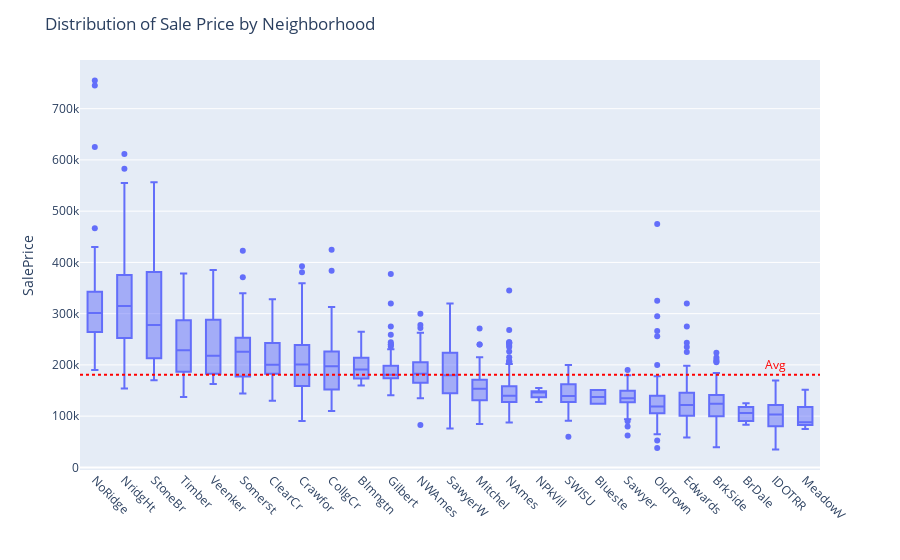

Write notebook code for a chart like this one.
### Code cell
# Box plot of neighborhood vs log sale price
house['logSalePrice'] = np.log(house['SalePrice'])
df1 = house[['Neighborhood', 'SalePrice']].groupby('Neighborhood').mean().sort_values('SalePrice', ascending=False)
house['NhAvg'] = house['Neighborhood'].apply(lambda x: df1.loc[x, 'SalePrice'])
def px_group(x):
    if x > 220000: return 1
    elif x > 170000: return 2
    elif x > 130000: return 3
    else: return 4
house['pxgroup'] = house['Neighborhood'].apply(lambda x: px_group(df1.loc[x, 'SalePrice']))

df = house[['Neighborhood', 'SalePrice', 'NhAvg', 'pxgroup']].sort_values('NhAvg', ascending=False)
fig8 = px.box(df, x='Neighborhood', y='SalePrice') #, color='pxgroup')
m = house['SalePrice'].mean()
fig8.update_layout(
    shapes=[
    dict(
      type= 'line',
      name = 'Avg',
      yref= 'y', y0= m, y1= m,
      xref= 'paper', x0= 0, x1= 1,
      line=dict(
                    color="Red",
                    width=2,
                    dash="dot",
                )
    )],
    annotations=[
        dict(
            x='IDOTRR',
            y= 200010,
            xref="x",
            yref="y",
            text="Avg",
            font=dict(
                color="Red",
                size=12
            ),
            showarrow=False
            )],
    showlegend = False,
    title='Distribution of Sale Price by Neighborhood',
    xaxis_tickangle=45,
    xaxis_title='')
fig8.show()

### Figure 1 — Plotly figure (JSON) as saved in the notebook; plotly's stock layout.template omitted (floating-point values rounded to 4 significant figures; data arrays with more than 128 entries replaced by an {"elided": "..."} marker saying what was removed)
{"data": [{"alignmentgroup": "True", "hovertemplate": "Neighborhood=%{x}<br>SalePrice=%{y}<extra></extra>", "legendgroup": "", "marker": {"color": "#636efa"}, "name": "", "notched": false, "offsetgroup": "", "orientation": "v", "showlegend": false, "type": "box", "x": {"elided": "1460 str values"}, "x0": " ", "xaxis": "x", "y": {"elided": "1460 int values"}, "y0": " ", "yaxis": "y"}], "layout": {"annotations": [{"font": {"color": "Red", "size": 12}, "showarrow": false, "text": "Avg", "x": "IDOTRR", "xref": "x", "y": 200010, "yref": "y"}], "boxmode": "group", "legend": {"tracegroupgap": 0}, "margin": {"t": 60}, "shapes": [{"line": {"color": "Red", "dash": "dot", "width": 2}, "name": "Avg", "type": "line", "x0": 0, "x1": 1, "xref": "paper", "y0": 180900.0, "y1": 180900.0, "yref": "y"}], "showlegend": false, "title": {"text": "Distribution of Sale Price by Neighborhood"}, "xaxis": {"anchor": "y", "domain": [0, 1], "tickangle": 45, "title": {"text": ""}}, "yaxis": {"anchor": "x", "domain": [0, 1], "title": {"text": "SalePrice"}}}}
